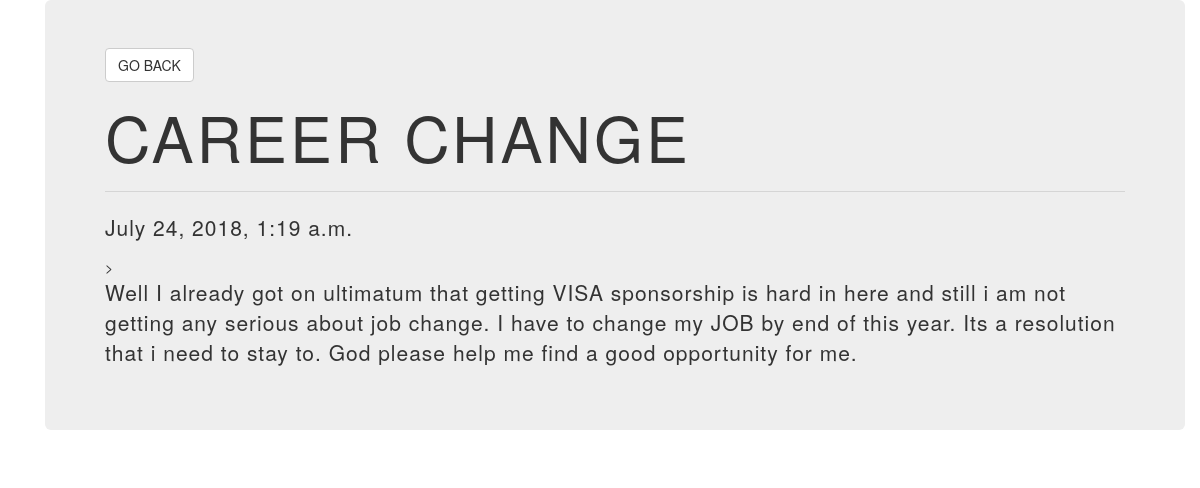
The page /entry/10 on the database its author committed.
### orgs/models.py (models this page shows)
class Entry(models.Model):
	name = models.CharField(max_length=200)
	type = models.CharField(max_length= 200)
	date = models.DateTimeField(auto_now= False, auto_now_add=True)
	updated = models.DateTimeField(auto_now= True, auto_now_add= False)
	description = models.TextField()

### orgs/views.py (the view)
# urls.py: path('entry/<int:pk>',views.details, name= "details"),
def details(request,pk):
	entry = Entry.objects.get(id=pk)
	return render(request, "details.html", {'entry':entry})

### orgs/templates/details.html
{% extends 'base.html' %}
{% block content %}
<div class="container jumbotron">
	<button onclick="window.location='{% url 'index' %}'"  class='btn btn-default'> Go Back </button>
	<h1>{{ entry.name }}</h1>
	<hr/>
	<p> {{ entry.date }}</p>>
	<p>{{ entry.description }}</p>
</div>
{% endblock %}

### rows shown on the page
Entry: name "CAREER CHANGE", date "July 24, 2018, 1:19 a.m.", description "Well I already got on ultimatum that getting VISA sponsorship is hard in here and still i am not getting any serious about job change. I have to change my JOB by end of this year. Its a resolution that i need to stay to. God please help me find a good opportunity for me."
